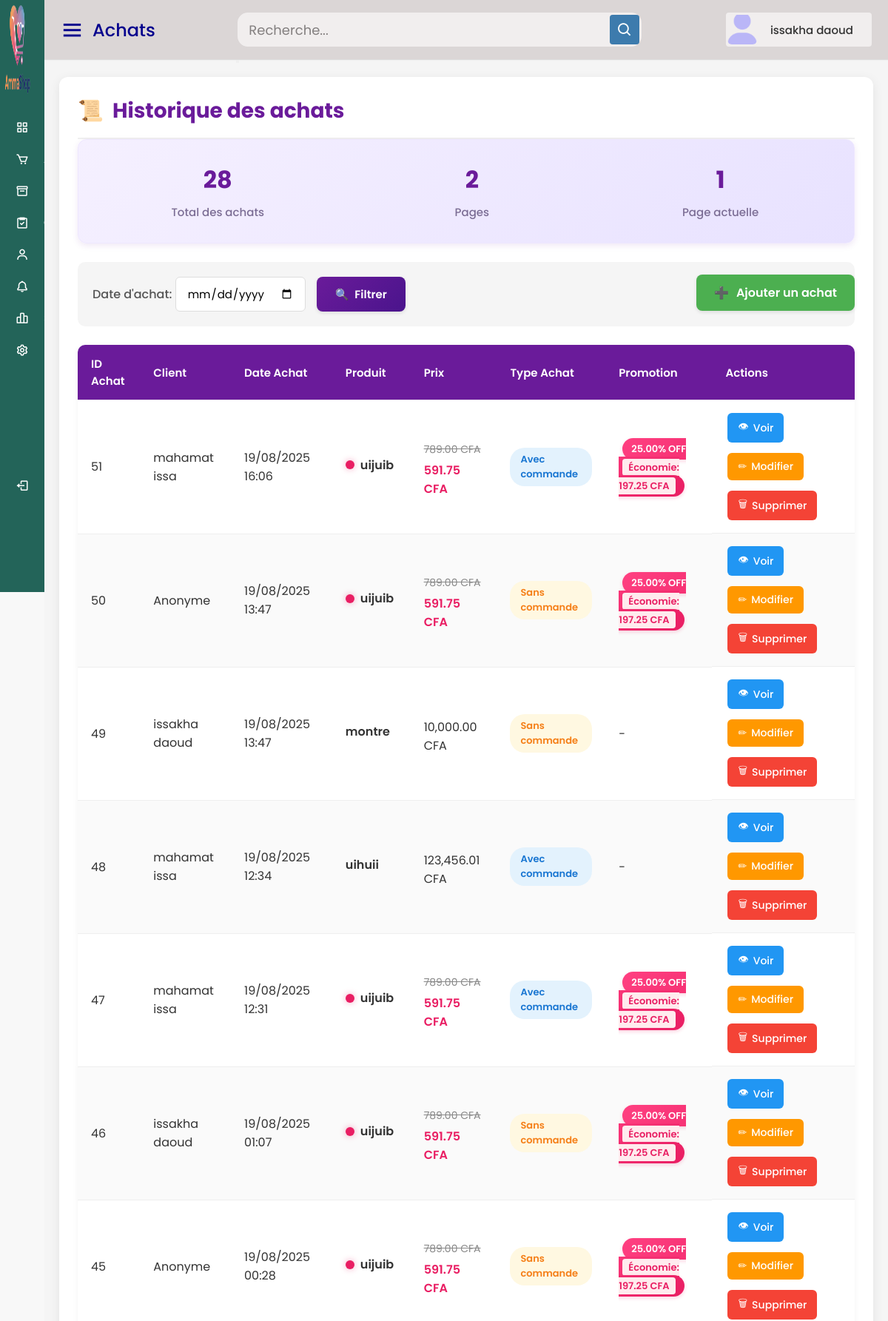
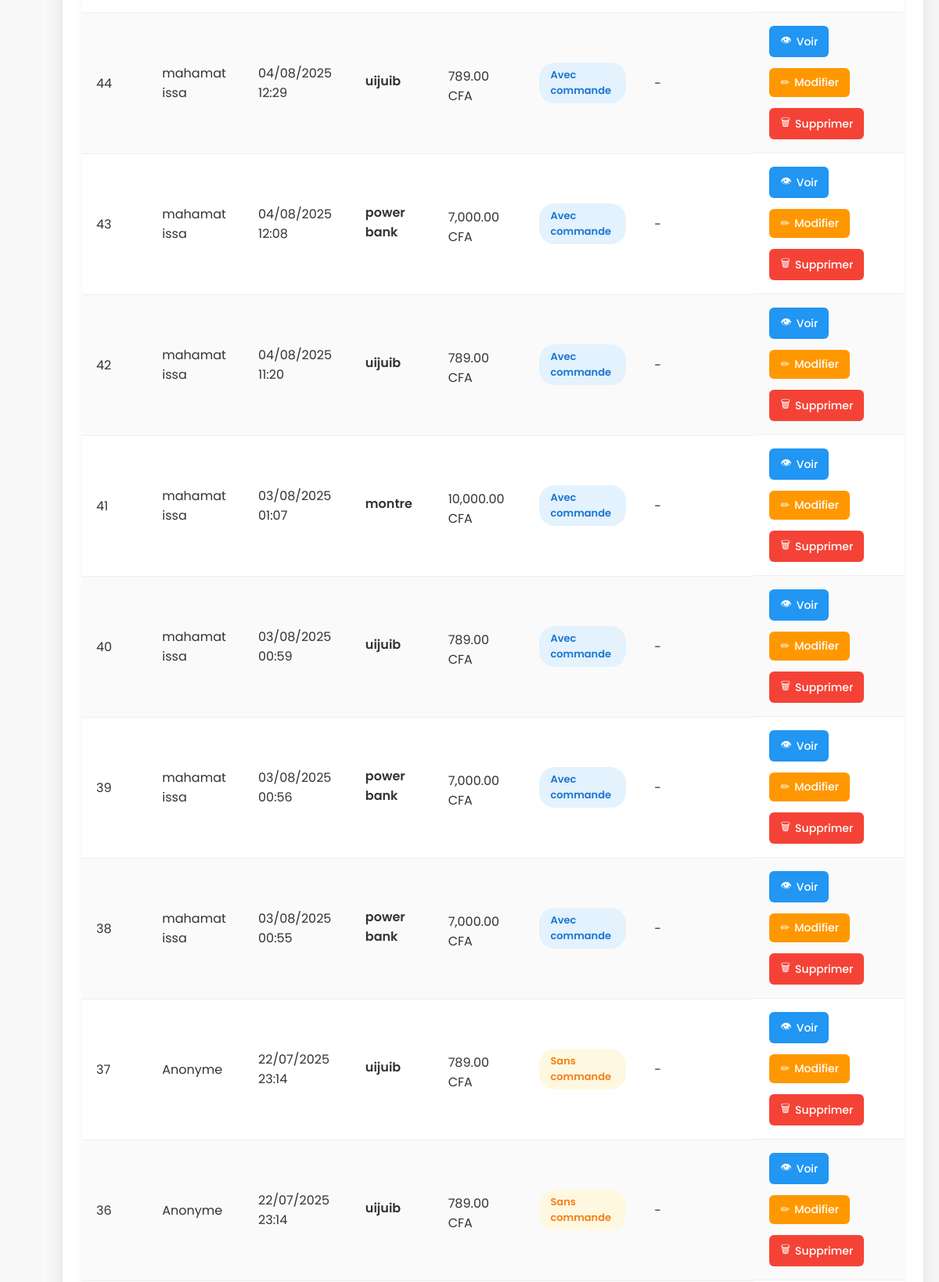
Page /tchadshop/historique_achats.php (signed in, upper part) on the committed database (2 pictures, top to bottom).
### tables this page shows
CREATE TABLE IF NOT EXISTS `historique_achats` (
  `id` int NOT NULL AUTO_INCREMENT,
  `produit_id` int NOT NULL,
  `commande_id` int DEFAULT NULL,
  `client_id` int DEFAULT NULL,
  `quantite` int NOT NULL,
  `date_achat` datetime DEFAULT CURRENT_TIMESTAMP,
  `prix_unitaire` decimal(10,2) NOT NULL,
  PRIMARY KEY (`id`),
  KEY `produit_id` (`produit_id`),
  KEY `commande_id` (`commande_id`),
  KEY `client_id` (`client_id`)
);

CREATE TABLE IF NOT EXISTS `produits` (
  `id` int NOT NULL AUTO_INCREMENT,
  `nom` varchar(255) DEFAULT NULL,
  `description` text,
  `prix` decimal(10,2) DEFAULT NULL,
  `stock` int DEFAULT NULL,
  `statut` enum('disponible','rupture','bientôt') DEFAULT 'disponible',
  `created_at` timestamp NULL DEFAULT CURRENT_TIMESTAMP,
  `vu` tinyint(1) DEFAULT '0',
  `promotion` decimal(5,2) DEFAULT '0.00' COMMENT 'Pourcentage de réduction',
  `prix_promotion` decimal(10,2) DEFAULT NULL COMMENT 'Prix après réduction',
  `date_debut_promo` date DEFAULT NULL,
  `date_fin_promo` date DEFAULT NULL,
  PRIMARY KEY (`id`)
);

### tchadshop/historique_achats.php (the view, shortened to what this page needs)
<?php
$conn = new mysqli("localhost", "root", "", "tchadshop_db");
$date_achat = $conn->real_escape_string($_GET['date_achat'] ?? '');
$page = intval($_GET['page'] ?? 1);
$per_page = 20;
$offset = ($page - 1) * $per_page;
$where = "1";
$count_sql = "SELECT COUNT(*) AS total FROM historique_achats ha
              LEFT JOIN clients c ON ha.client_id = c.id
              WHERE $where";
$count_resultat_achats = $conn->query($count_sql);
$total_historique_achat = $count_resultat_achats->fetch_assoc();
$total_achats = $total_historique_achat['total'];
$total_pages = ceil($total_achats / $per_page);
$sql = "
SELECT
    ha.id,
    COALESCE(c.nom, 'Anonyme') AS client,
    ha.date_achat,
    ha.commande_id,
    com.statut,
    p.nom AS produit_nom,
    p.promotion,
    p.date_debut_promo,
    p.date_fin_promo,
    ha.prix_unitaire,
    p.prix AS prix_original,
    p.prix_promotion AS prix_promo
FROM historique_achats ha
LEFT JOIN clients c ON ha.client_id = c.id
LEFT JOIN commandes com ON ha.commande_id = com.id
LEFT JOIN produits p ON ha.produit_id = p.id
WHERE $where
ORDER BY ha.date_achat DESC
LIMIT $per_page OFFSET $offset
";
$resultat_achats = $conn->query($sql);
?>
<!DOCTYPE html>
<html lang="fr" dir="ltr">
<head>
</head>
<body>
<?php include("header.php"); ?>
<div class="home-content">
    <div class="main-content">
        <h2>
            <span>📜</span> <?= $t['page_title1']?>
        </h2>
        <div class="summary">
            <div class="summary-item">
                <div class="summary-value"><?= $total_achats ?></div>
                <div class="summary-label">Total des achats</div>
            </div>
            <div class="summary-item">
                <div class="summary-value"><?= $total_pages ?></div>
                <div class="summary-label">Pages</div>
            </div>
            <div class="summary-item">
                <div class="summary-value"><?= $page ?></div>
                <div class="summary-label">Page actuelle</div>
            </div>
        </div>
        <form method="GET" class="filters">
            <div>
                <label>Date d'achat:</label>
                <input type="date" name="date_achat" value="<?= htmlspecialchars($date_achat) ?>" />
            </div>
            <div>
                <button type="submit" class="button">
                    <span>🔍</span> <?= $t['filter1']?>
                </button>
            </div>
        </form>
         <a href="ajouter_achat.php" class="add-btn">
                <span>➕</span> <?= $t['add_purchase1']?>
            </a><br>
        <table>
            <thead>
                <tr>
                    <th><?= $t['purchase_id1']?></th>
                    <th><?= $t['client1']?></th>
                    <th><?= $t['purchase_date1']?></th>
                    <th>Produit</th>
                    <th>Prix</th>
                    <th><?= $t['purchase_type1']?></th>
                    <th>Promotion</th>
                    <th><?= $t['actions1']?></th>
                </tr>
            </thead>
            <tbody>
                <?php if ($total_achats > 0): ?>
                    <?php while ($achat = $resultat_achats->fetch_assoc()):
                        $dateAchat = strtotime($achat['date_achat']);
                        $dateDebutPromo = $achat['date_debut_promo'] ? strtotime($achat['date_debut_promo']) : null;
                        $dateFinPromo = $achat['date_fin_promo'] ? strtotime($achat['date_fin_promo']) : null;
                        $estEnPromotion = false;
                        $prixOriginal = $achat['prix_original'];
                        $prixPromo = $achat['prix_promo'];
                        if ($achat['promotion'] > 0 && $dateDebutPromo && $dateFinPromo) {
                            if ($dateAchat >= $dateDebutPromo && $dateAchat <= $dateFinPromo) {
                                $estEnPromotion = true;
                                $prixPromo = $prixOriginal * (1 - ($achat['promotion'] / 100));
                            }
                        }
                    ?>
                        <tr>
                            <td><?= $achat['id'] ?></td>
                            <td><?= htmlspecialchars($achat['client']) ?></td>
                            <td><?= date('d/m/Y H:i', $dateAchat) ?></td>
                            <td>
                                <div class="product-name">
                                    <?php if ($estEnPromotion): ?>
                                        <span class="promo-indicator"></span>
                                    <?php endif; ?>
                                    <?= htmlspecialchars($achat['produit_nom'] ?? 'Produit inconnu') ?>
                                </div>
                            </td>
                            <td>
                                <div class="price-info">
                                    <?php if ($estEnPromotion): ?>
                                        <span class="original-price"><?= number_format($prixOriginal, 2) ?> CFA</span>
                                        <span class="discount-price"><?= number_format($prixPromo, 2) ?> CFA</span>
                                    <?php else: ?>
                                        <span><?= number_format($achat['prix_unitaire'], 2) ?> CFA</span>
                                    <?php endif; ?>
                                </div>
                            </td>
                            <td>
                                <span class="stat-badge <?= $achat['commande_id'] ? 'stat-commande' : 'stat-sans-commande' ?>">
                                    <?= $achat['commande_id'] ? $t['with_order1'] : $t['without_order1'] ?>
                                </span>
                            </td>
                            <td>
                                <?php if ($estEnPromotion): ?>
                                    <span class="promo-badge">
                                        <?= $achat['promotion'] ?>% OFF
                                        <span class="discount-percent">Économie: <?= number_format($prixOriginal - $prixPromo, 2) ?> CFA</span>
                                    </span>
                                <?php else: ?>
                                    -
                                <?php endif; ?>
                            </td>
                            <td class="actions-cell">
                                <a href="details_achat.php?id=<?= $achat['id'] ?>" class="action-btn view-btn">
                                    <span>👁</span> <?= $t['view1']?>
                                </a>
                                <a href="modifier_achat.php?id=<?= $achat['id'] ?>" class="action-btn edit-btn">
                                    <span>✏</span> <?= $t['edit1']?>
                                </a>
                                <a href="supprimer_achat.php?id=<?= $achat['id'] ?>" class="action-btn delete-btn" onclick="return confirm('Confirmer la suppression ?');">
                                    <span>🗑</span> <?= $t['delete1']?>
                                </a>
                            </td>
                        </tr>
                    <?php endwhile; ?>
                <?php endif; ?>
            </tbody>
        </table>
    </div>
</div>
</body>
</html>

### tchadshop/style4.css (style rules this page uses)
* { margin: 0; padding: 0; box-sizing: border-box; font-family: "Poppins", sans-serif; }
.home-section .home-content { position: relative; padding-top: 104px; }

### tchadshop/historique_achats.php (style rules this page uses)
body { font-family: 'Segoe UI', Tahoma, Geneva, Verdana, sans-serif; background: #f8f8f8; margin: 0; padding: 0; color: #333; }
.home-content { padding: 20px; }
.main-content { background: #fff; padding: 25px; border-radius: 12px; box-shadow: 0 4px 15px rgba(0,0,0,0.08); }
h2 { color: #6a1b9a; margin-top: 0; display: flex; align-items: center; gap: 12px; font-size: 28px; padding-bottom: 15px; border-bottom: 2px solid #f0f0f0; }
.add-btn { float: right; text-decoration: none; color: #fff; background: #4caf50; border-radius: 8px; padding: 12px 24px; display: flex; align-items: center; gap: 10px; transition: all 0.3s; font-weight: 600; box-shadow: 0 2px 5px rgba(0,0,0,0.1); margin-top: -95px; }
.filters { display: flex; flex-wrap: wrap; gap: 15px; align-items: center; margin: 25px 0; padding: 20px; background: #f5f5f5; border-radius: 10px; }
.filters label { font-weight: 500; color: #555; }
.filters input, .filters select { padding: 10px 15px; border: 1px solid #ddd; border-radius: 6px; font-size: 15px; transition: border-color 0.3s; }
table { border-collapse: collapse; width: 100%; margin-top: -95px; box-shadow: 0 2px 8px rgba(0,0,0,0.05); border-radius: 10px; overflow: hidden; }
th, td { padding: 14px 18px; text-align: left; border-bottom: 1px solid #eee; }
th { background-color: #6a1b9a; color: #fff; font-weight: 600; font-size: 15px; }
tr:nth-child(even) { background-color: #fafafa; }
a { text-decoration: none; }
.action-btn { padding: 8px 14px; border-radius: 6px; text-decoration: none; color: #fff; font-size: 14px; display: inline-flex; align-items: center; gap: 6px; transition: all 0.2s; margin: 3px; font-weight: 500; }
.view-btn { background: #2196f3; }
.edit-btn { background: #ff9800; }
.delete-btn { background: #f44336; }
.stat-badge { padding: 6px 14px; border-radius: 20px; font-size: 13px; font-weight: 600; display: inline-block; }
.stat-commande { background: #e3f2fd; color: #1976d2; }
.stat-sans-commande { background: #fff8e1; color: #f57f17; }
.promo-badge { background: linear-gradient(135deg, #ff4081, #e91e63); color: white; padding: 5px 12px; border-radius: 20px; font-size: 13px; font-weight: 600; margin-left: 5px; box-shadow: 0 2px 5px rgba(233, 30, 99, 0.2); }
.button { background: linear-gradient(135deg, #6a1b9a, #4a148c); color: white; border: none; padding: 12px 25px; border-radius: 8px; cursor: pointer; display: flex; align-items: center; gap: 8px; transition: all 0.3s; font-weight: 600; font-size: 15px; box-shadow: 0 2px 5px rgba(0,0,0,0.1); }
.summary { background: linear-gradient(135deg, #f5f0ff, #e8e2ff); padding: 20px; border-radius: 12px; margin-bottom: 25px; display: flex; justify-content: space-around; flex-wrap: wrap; gap: 15px; box-shadow: 0 3px 8px rgba(106, 27, 154, 0.1); border: 1px solid #eee7ff; }
.summary-item { text-align: center; padding: 10px 20px; min-width: 150px; }
.summary-value { font-size: 32px; font-weight: 700; color: #6a1b9a; margin-bottom: 8px; }
.summary-label { font-size: 15px; color: #7b6d94; font-weight: 500; }
.price-info { display: flex; flex-direction: column; gap: 5px; margin-top: 8px; }
.original-price { text-decoration: line-through; color: #888; font-size: 14px; }
.discount-price { color: #e91e63; font-weight: 600; font-size: 16px; }
.discount-percent { background: #ffebee; color: #e91e63; padding: 2px 8px; border-radius: 4px; font-size: 13px; font-weight: 600; margin-left: 5px; }
.product-name { font-weight: 600; margin-bottom: 5px; display: flex; align-items: center; }
.promo-indicator { width: 12px; height: 12px; border-radius: 50%; background: #e91e63; display: inline-block; margin-right: 8px; box-shadow: 0 0 8px rgba(233, 30, 99, 0.4); }
.actions-cell { display: flex; flex-wrap: wrap; gap: 8px; }

### rows in the picture
historique_achats: id "51", client "mahamat issa", date_achat "19/08/2025 16:06", produit.nom "uijuib", produit.prix "789.00", produit.promotion "591.75", produit.promotion "25.00", $prixOriginal-$prixPromo "197.25"
historique_achats: id "50", client "Anonyme", date_achat "19/08/2025 13:47", produit.nom "uijuib", produit.prix "789.00", produit.promotion "591.75", produit.promotion "25.00", $prixOriginal-$prixPromo "197.25"
historique_achats: id "49", client "issakha daoud", date_achat "19/08/2025 13:47", produit.nom "montre", prix_unitaire "10,000.00"
historique_achats: id "48", client "mahamat issa", date_achat "19/08/2025 12:34", produit.nom "uihuii", prix_unitaire "123,456.01"
historique_achats: id "47", client "mahamat issa", date_achat "19/08/2025 12:31", produit.nom "uijuib", produit.prix "789.00", produit.promotion "591.75", produit.promotion "25.00", $prixOriginal-$prixPromo "197.25"
historique_achats: id "46", client "issakha daoud", date_achat "19/08/2025 01:07", produit.nom "uijuib", produit.prix "789.00", produit.promotion "591.75", produit.promotion "25.00", $prixOriginal-$prixPromo "197.25"
historique_achats: id "45", client "Anonyme", date_achat "19/08/2025 00:28", produit.nom "uijuib", produit.prix "789.00", produit.promotion "591.75", produit.promotion "25.00", $prixOriginal-$prixPromo "197.25"
historique_achats: id "44", client "mahamat issa", date_achat "04/08/2025 12:29", produit.nom "uijuib", prix_unitaire "789.00"
historique_achats: id "43", client "mahamat issa", date_achat "04/08/2025 12:08", produit.nom "power bank", prix_unitaire "7,000.00"
historique_achats: id "42", client "mahamat issa", date_achat "04/08/2025 11:20", produit.nom "uijuib", prix_unitaire "789.00"
historique_achats: id "41", client "mahamat issa", date_achat "03/08/2025 01:07", produit.nom "montre", prix_unitaire "10,000.00"
historique_achats: id "40", client "mahamat issa", date_achat "03/08/2025 00:59", produit.nom "uijuib", prix_unitaire "789.00"
historique_achats: id "39", client "mahamat issa", date_achat "03/08/2025 00:56", produit.nom "power bank", prix_unitaire "7,000.00"
historique_achats: id "38", client "mahamat issa", date_achat "03/08/2025 00:55", produit.nom "power bank", prix_unitaire "7,000.00"
historique_achats: id "37", client "Anonyme", date_achat "22/07/2025 23:14", produit.nom "uijuib", prix_unitaire "789.00"
historique_achats: id "36", client "Anonyme", date_achat "22/07/2025 23:14", produit.nom "uijuib", prix_unitaire "789.00"

### other values in the picture
$page_title "Achats"
$adminName "issakha daoud"
$t['page_title1'] "Historique des achats"
$total_achats "28"
$total_pages "2"
$page "1"
$t['filter1'] "Filtrer"
$t['add_purchase1'] "Ajouter un achat"
$t['purchase_id1'] "ID Achat"
$t['client1'] "Client"
$t['purchase_date1'] "Date Achat"
$t['purchase_type1'] "Type Achat"
$t['actions1'] "Actions"
